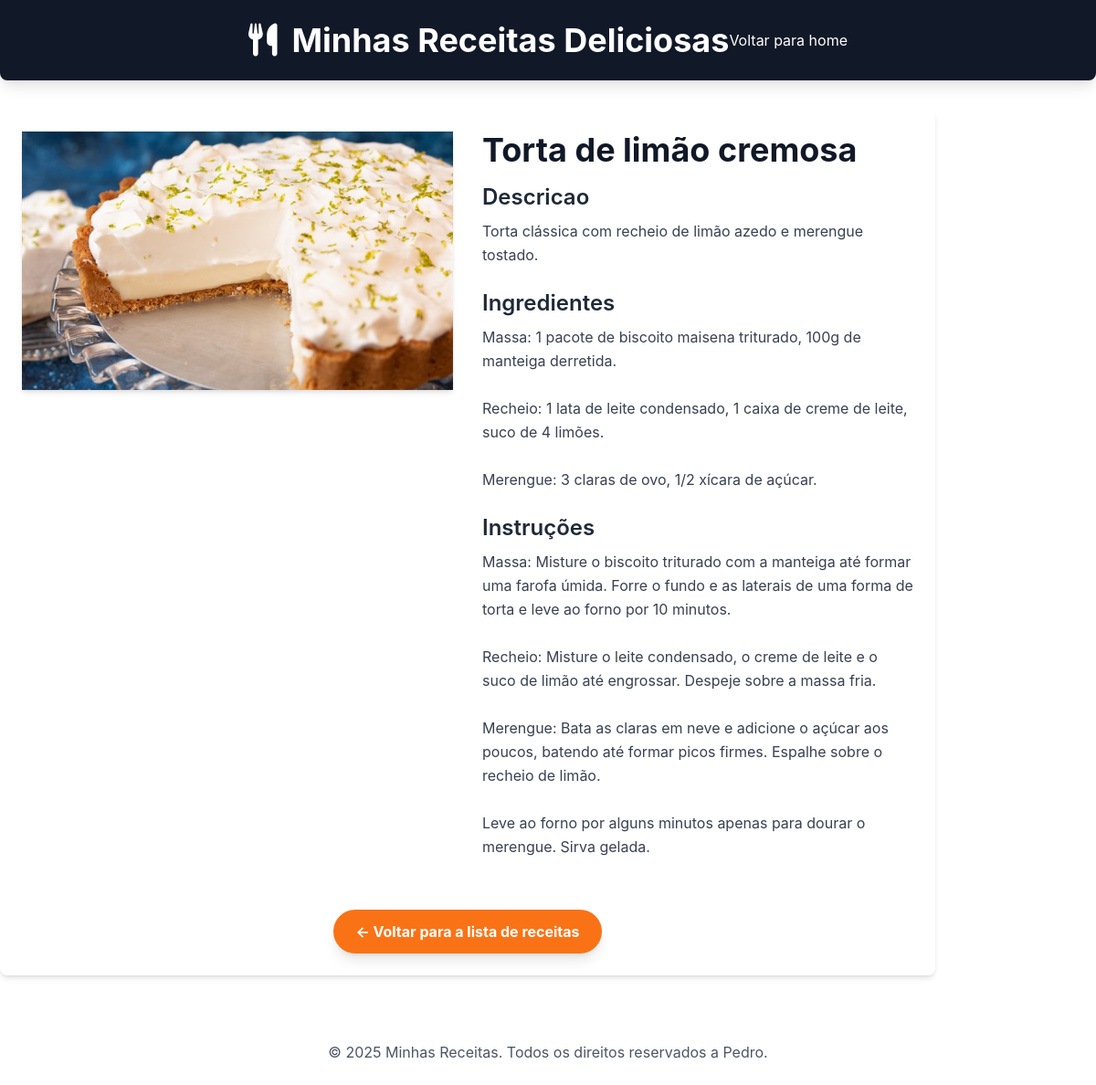
/receita/5/, run on the app's committed database.
### receitas/models.py (models this page shows, shortened)
class Receita(models.Model):
    CATEGORIAS = [
        ('BOLOS', 'Bolos'),
        ('TORTAS', 'Tortas'),
        ('CARNES', 'Carnes'),
        ('SALADAS', 'Saladas'),
        ('SOPAS', 'Sopas'),
        ('BEBIDAS', 'Bebidas'),
        ('OUTROS', 'Outros'),
    ]
    title = models.CharField(max_length=200)
    description = models.TextField()
    ingredients = models.TextField()
    instructions = models.TextField()
    categoria = models.CharField(max_length=100, choices=CATEGORIAS)
    image = models.ImageField(upload_to='receitas/images/', blank=True, null=True)
    created_at = models.DateTimeField(auto_now_add=True)
    updated_at = models.DateTimeField(auto_now=True)

### receitas/views.py (the view)
# urls.py: path('receita/<int:id>/', views.receita_detail, name='receita_detail'),
def receita_detail(request, id):
    receita = get_object_or_404(Receita, pk=id)
    categorias = Receita.objects.values_list('categoria', flat=True).distinct()
    context = {
        'receita': receita,
        'categorias': categorias,
    }
    return render(request, 'receitas/receita_detail.html', context)

### receitas/templates/receitas/receita_detail.html (shortened to what this page needs)
{% load static %}
<!DOCTYPE html>
<html lang="pt-br">
<head>
    <script src="https://cdn.tailwindcss.com"></script>
    <link rel="stylesheet" href=https://cdnjs.cloudflare.com/ajax/libs/font-awesome/6.0.0-beta3/css/all.min.css />
</head>
<body>
        <header class="bg-gray-900 text-white p-6
    shadow-lg rounded-b-lg">
        <div class="container mx-auto flex flex-col sm:flex-row items-center justify-center">
            <div class="flex items-center mb-4 sm:mb-0">
                <div class="text-4xl mr-4">
                    <i class="fas fa-utensils"></i>
                </div>
                <h1 class="text-4xl font-bold text-center sm:text-left">
                    Minhas Receitas Deliciosas
                </h1>
            </div>
            <nav class="mt-4 sm:mt-0">
                <a href="{% url 'home' %}" class="text-white hover:text-gray-300 ease-in-out">Voltar para home</a>
            </nav>
        </div>
    </header>
    <main class="container mx-auro p-6 mt-8 bg-white rounded-lg shadow-md">
        <div class="flex flex-col md:flex-row gap-8">
            {% if receita.image %}
            <div class="md:w-1/2">
                <img src="{{ receita.image.url }}" alt="{{ receita.title }}" class="w-full h-auto object-cover shadow-md">
            </div>
            {% endif %}
            <div class="md:w-1/2">
                <h2 class="text-4xl font-bold text-gray-900 mb-4">{{ receita.title }}</h2>
                <h3 class="text-2xl font-semibold text-gray-800 mb-2">Descricao</h3>
                <p class="text-gray-700 mb-6 leading-relaxed">{{ receita.description }}</p>
                <h3 class="text-2xl font-semibold text-gray-800 mb-2">Ingredientes</h3>
                <p class="text-gray-700 mb-6 leading-relaxed whitespace-pre-wrap">{{ receita.ingredients}}</p>
                <h3 class="text-2xl font-semibold text-gray-800 mb-2">Instruções</h3>
                <p class="text-gray-700 mb-6 leading-relaxed whitespace-pre-wrap">{{ receita.instructions}}</p>
            </div>
        </div>
        <div class="mt-8 text-center">
            <a href="{%url 'home'%}" class="inline-block bg-orange-500 hover:bg-organge-600 text-white font-bold py-3 px-6 rounded-full transition duration-300 ease-in-out shadow-lg">
                <- Voltar para a lista de receitas
            </a>
        </div>
    </main>
         <footer class="mt-12 p-6 text-center text-gray-600">
        <p>&copy; 2025 Minhas Receitas. Todos os direitos reservados a Pedro.</p>
     </footer>
</body>
</html>

### receitas/templates/receitas/receita_detail.html (style rules this page uses)
body { font-family: 'Inter', sans-serif; }

### data on the page
Receita: image (picture), title "Torta de limão cremosa", description "Torta clássica com recheio de limão azedo e merengue tostado.", ingredients "Massa: 1 pacote de biscoito maisena triturado, 100g de manteiga derretida. Recheio: 1 lata de leite condensado, 1 caixa de creme de leite, suco de 4 limões. Merengue: 3 claras de ovo, 1/2 xícara de açúcar.", instructions "Massa: Misture o biscoito triturado com a manteiga até formar uma farofa úmida. Forre o fundo e as laterais de uma forma de torta e leve ao forno por 10 minutos. Recheio: Misture o leite condensado, o creme de leite e o suco de limão até engrossar. Despeje sobre a massa fria. Merengue: Bata as claras em neve e adicione o açúcar aos poucos, batendo até formar picos firmes. Espalhe sobre o recheio de limão. Leve ao forno por alguns minutos apenas para dourar o merengue. Sirva gelada."
